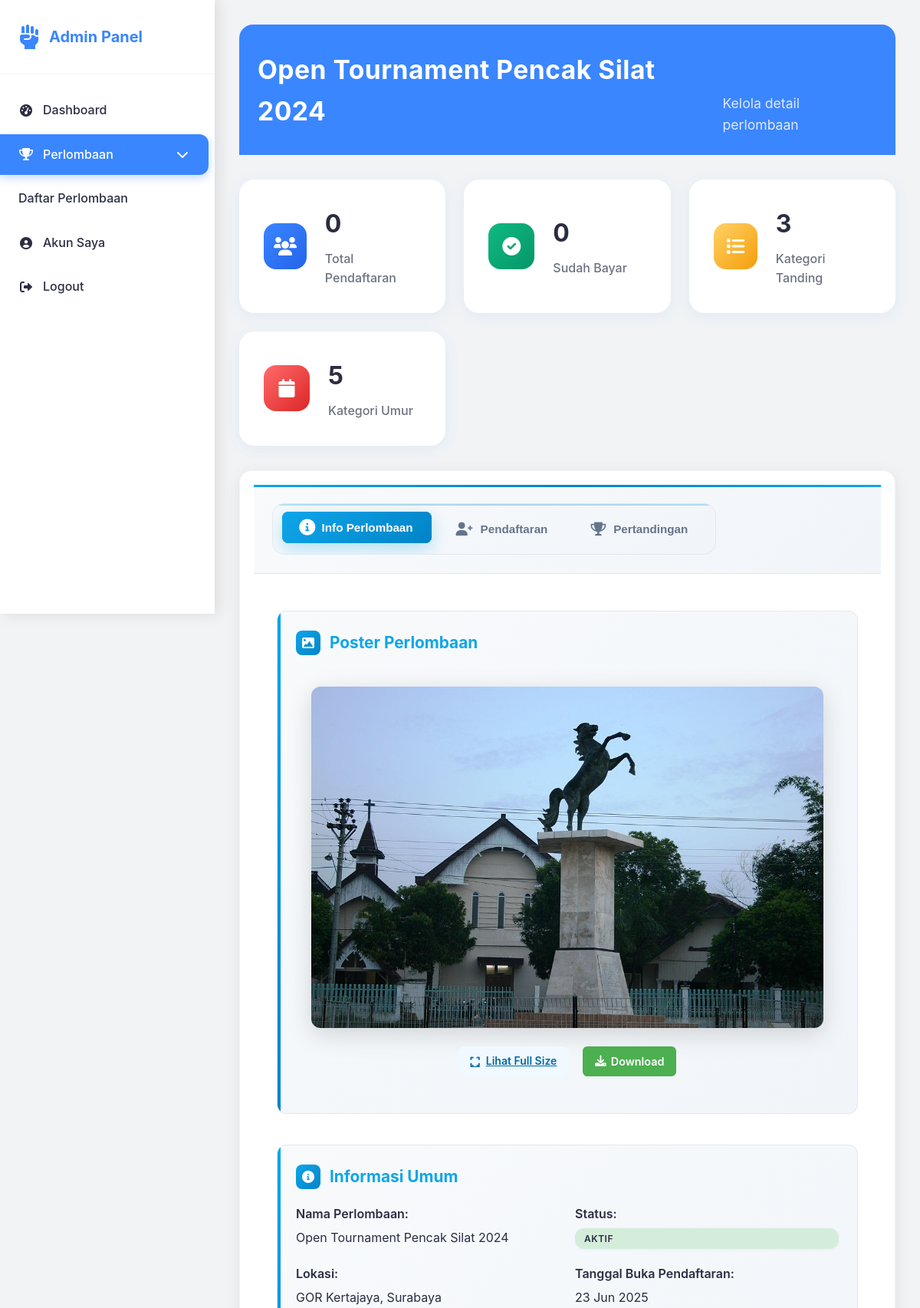
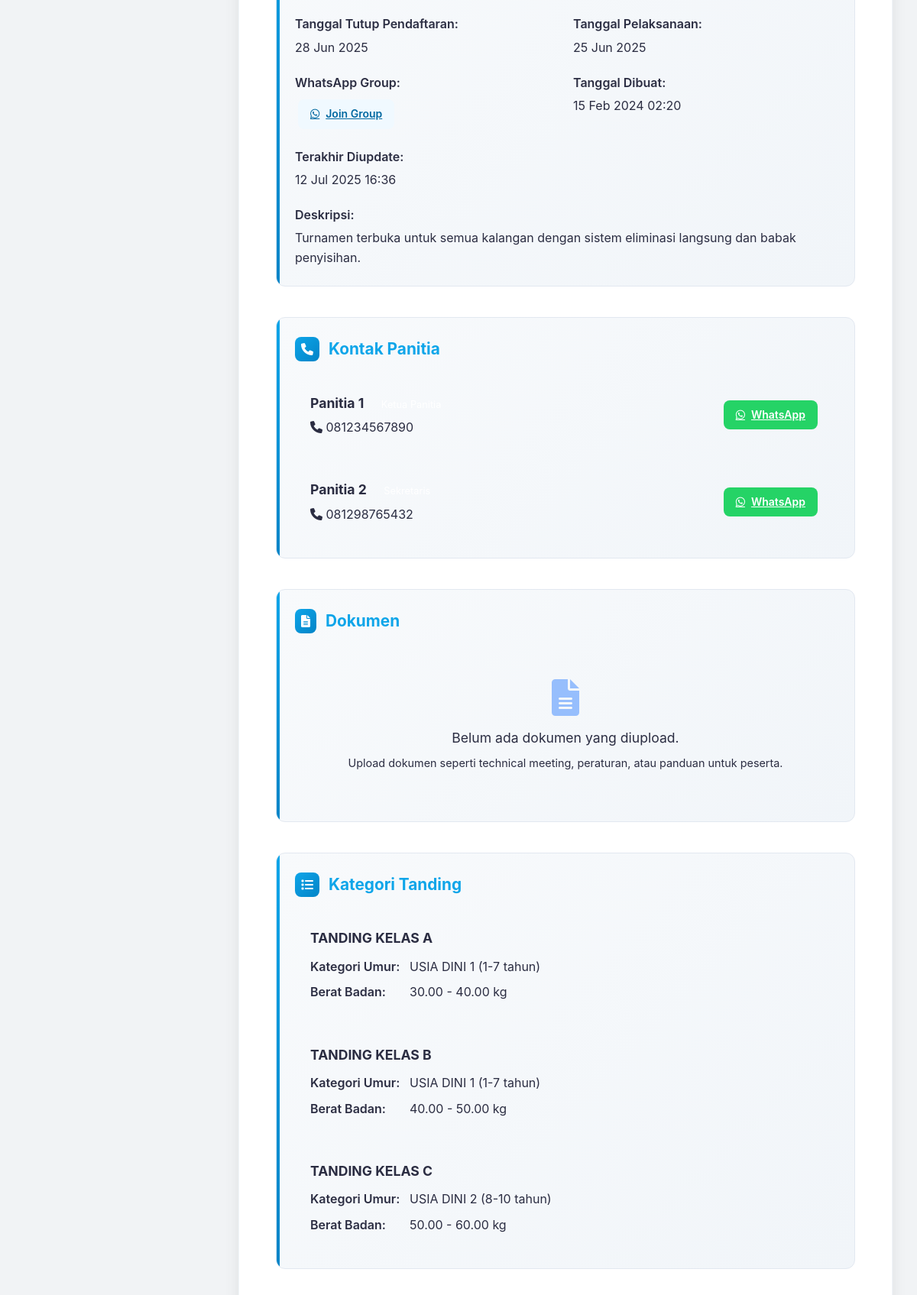
The page /dashboard/admin/perlombaan-detail.php?id=5 (signed in, upper part) on the database its author committed (2 pictures, top to bottom).
### tables this page shows
CREATE TABLE `competitions` (
  `id` int NOT NULL,
  `nama_perlombaan` varchar(200) NOT NULL,
  `deskripsi` text,
  `lokasi` varchar(200) DEFAULT NULL,
  `maps_link` text,
  `whatsapp_group` text,
  `kontak_panitia` varchar(100) DEFAULT NULL,
  `status` enum('coming_soon','open_regist','close_regist','active','finished','inactive') DEFAULT 'coming_soon',
  `tanggal_open_regist` date DEFAULT NULL,
  `tanggal_close_regist` date DEFAULT NULL,
  `tanggal_pelaksanaan` date DEFAULT NULL,
  `poster` varchar(255) DEFAULT NULL,
  `created_at` timestamp NOT NULL DEFAULT CURRENT_TIMESTAMP,
  `updated_at` timestamp NOT NULL DEFAULT CURRENT_TIMESTAMP ON UPDATE CURRENT_TIMESTAMP,
  `registration_status` enum('auto','coming_soon','open_regist','close_regist') DEFAULT 'auto'
);

CREATE TABLE `competition_contacts` (
  `id` int NOT NULL,
  `competition_id` int NOT NULL,
  `nama_kontak` varchar(100) NOT NULL,
  `nomor_whatsapp` varchar(20) NOT NULL,
  `jabatan` varchar(100) DEFAULT NULL,
  `created_at` timestamp NOT NULL DEFAULT CURRENT_TIMESTAMP
);

CREATE TABLE `competition_categories` (
  `id` int NOT NULL,
  `competition_id` int DEFAULT NULL,
  `nama_kategori` varchar(100) NOT NULL,
  `deskripsi` text,
  `berat_min` decimal(5,2) DEFAULT NULL,
  `berat_max` decimal(5,2) DEFAULT NULL,
  `age_category_id` int DEFAULT NULL,
  `jenis_kelamin` enum('L','P','Campuran') DEFAULT 'Campuran',
  `competition_type_id` int DEFAULT NULL,
  `tipe_kelas` enum('Berat','Tinggi','Lengan','Umur','Campuran') DEFAULT 'Berat',
  `created_at` timestamp NOT NULL DEFAULT CURRENT_TIMESTAMP
);

CREATE TABLE `age_categories` (
  `id` int NOT NULL,
  `competition_id` int DEFAULT NULL,
  `nama_kategori` varchar(50) NOT NULL,
  `usia_min` int NOT NULL,
  `usia_max` int NOT NULL,
  `created_at` timestamp NOT NULL DEFAULT CURRENT_TIMESTAMP
);

### dashboard/admin/perlombaan-detail.php (the view, shortened to what the rows shown need)
<?php
require_once '../../config/database.php';
$competition_id = $_GET['id'] ?? 0;
$stmt = $pdo->prepare("
    SELECT c.* FROM competitions c
    JOIN competition_admins ca ON c.id = ca.competition_id
    WHERE c.id = ? AND ca.admin_id = ?
");
$stmt->execute([$competition_id, $_SESSION['user_id']]);
$competition = $stmt->fetch();
$categories = [];
try {
    $stmt = $pdo->prepare("
        SELECT cc.*, ac.nama_kategori as age_category_name, ac.usia_min, ac.usia_max
        FROM competition_categories cc
        LEFT JOIN age_categories ac ON cc.age_category_id = ac.id
        WHERE cc.competition_id = ?
        ORDER BY cc.nama_kategori
    ");
    $stmt->execute([$competition_id]);
    $categories = $stmt->fetchAll();
} catch (PDOException $e) {
    $categories = [];
}
$contacts = [];
try {
    $stmt = $pdo->prepare("SELECT * FROM competition_contacts WHERE competition_id = ? ORDER BY created_at DESC");
    $stmt->execute([$competition_id]);
    $contacts = $stmt->fetchAll();
} catch (PDOException $e) {
    $contacts = [];
}
function getDateValue($competition, $field_names) {
    foreach ($field_names as $field) {
        if (isset($competition[$field]) && !empty($competition[$field]) &&
            $competition[$field] !== '0000-00-00' && $competition[$field] !== '0000-00-00 00:00:00') {
            return $competition[$field];
        }
    }
    return null;
}
?>
<!DOCTYPE html>
<html lang="id">
<head>
    <link rel="stylesheet" href="../../assets/css/style.css">
    <link href="https://cdnjs.cloudflare.com/ajax/libs/font-awesome/6.0.0/css/all.min.css" rel="stylesheet">
</head>
<body>
    <div class="main-content">
        <div class="page-header">
            <h1 class="page-title"><?php echo htmlspecialchars($competition['nama_perlombaan']); ?></h1>
            <p class="page-subtitle">Kelola detail perlombaan</p>
        </div>
        <div class="table-container">
            <div id="info-tab" class="tab-content active">
                <div style="padding: 30px;">
                    <?php if (!empty($competition['poster'])): ?>
                    <div class="info-section">
                        <h3><i class="fas fa-image"></i> Poster Perlombaan</h3>
                        <div class="poster-display">
                            <img src="../../uploads/posters/<?php echo htmlspecialchars($competition['poster']); ?>"
                                 alt="Poster <?php echo htmlspecialchars($competition['nama_perlombaan']); ?>"
                                 class="competition-poster">
                            <div class="poster-actions">
                                <a href="../../uploads/posters/<?php echo htmlspecialchars($competition['poster']); ?>"
                                   target="_blank" class="btn-action btn-detail">
                                    <i class="fas fa-expand"></i> Lihat Full Size
                                </a>
                                <a href="../../uploads/posters/<?php echo htmlspecialchars($competition['poster']); ?>"
                                   download class="btn-action btn-download">
                                    <i class="fas fa-download"></i> Download
                                </a>
                            </div>
                        </div>
                    </div>
                    <?php endif; ?>
                    <div class="info-section">
                        <div class="info-grid">
                            <div class="info-item">
                                <label>Nama Perlombaan:</label>
                                <span><?php echo htmlspecialchars($competition['nama_perlombaan']); ?></span>
                            </div>
                            <div class="info-item">
                                <label>Lokasi:</label>
                                <span><?php echo htmlspecialchars($competition['lokasi'] ?? '-'); ?></span>
                            </div>
                            <div class="info-item">
                                <label>Tanggal Buka Pendaftaran:</label>
                                <span>
                                    <?php
                                    $open_date = getDateValue($competition, ['tanggal_open_regist', 'open_regist_date', 'date_open_regist']);
                                    echo $open_date ? formatDate($open_date) : '-';
                                    ?>
                                </span>
                            </div>
                            <div class="info-item">
                                <label>Tanggal Tutup Pendaftaran:</label>
                                <span>
                                    <?php
                                    $close_date = getDateValue($competition, ['tanggal_close_regist', 'close_regist_date', 'date_close_regist']);
                                    echo $close_date ? formatDate($close_date) : '-';
                                    ?>
                                </span>
                            </div>
                            <div class="info-item">
                                <label>Tanggal Pelaksanaan:</label>
                                <span>
                                    <?php
                                    $event_date = getDateValue($competition, ['tanggal_pelaksanaan', 'event_date', 'pelaksanaan']);
                                    echo $event_date ? formatDate($event_date) : '-';
                                    ?>
                                </span>
                            </div>
                            <div class="info-item">
                                <label>Tanggal Dibuat:</label>
                                <span>
                                    <?php
                                    $created_date = getDateValue($competition, ['created_at']);
                                    echo $created_date ? date('d M Y H:i', strtotime($created_date)) : '-';
                                    ?>
                                </span>
                            </div>
                            <div class="info-item">
                                <label>Terakhir Diupdate:</label>
                                <span>
                                    <?php
                                    $updated_date = getDateValue($competition, ['updated_at']);
                                    echo $updated_date ? date('d M Y H:i', strtotime($updated_date)) : '-';
                                    ?>
                                </span>
                            </div>
                            <div class="info-item full-width">
                                <label>Deskripsi:</label>
                                <span><?php echo nl2br(htmlspecialchars($competition['deskripsi'] ?? '-')); ?></span>
                            </div>
                        </div>
                    </div>
                    <div class="info-section">
                        <?php if (empty($contacts)): ?>
                            <div class="empty-state">
                                <i class="fas fa-phone"></i>
                                <p>Belum ada kontak panitia yang ditambahkan.</p>
                                <small>Tambahkan kontak panitia untuk memudahkan peserta menghubungi.</small>
                            </div>
                        <?php else: ?>
                            <div class="contact-list">
                                <?php foreach ($contacts as $contact): ?>
                                <div class="contact-item">
                                    <div class="contact-info">
                                        <strong><?php echo htmlspecialchars($contact['nama_kontak']); ?></strong>
                                        <?php if (!empty($contact['jabatan'])): ?>
                                            <span class="contact-position"><?php echo htmlspecialchars($contact['jabatan']); ?></span>
                                        <?php endif; ?>
                                        <div class="contact-number">
                                            <i class="fas fa-phone"></i> <?php echo htmlspecialchars($contact['nomor_whatsapp']); ?>
                                        </div>
                                    </div>
                                    <div class="contact-actions">
                                        <a href="https://wa.me/<?php echo preg_replace('/[^0-9]/', '', $contact['nomor_whatsapp']); ?>"
                                           target="_blank" class="btn-action btn-whatsapp">
                                            <i class="fab fa-whatsapp"></i> WhatsApp
                                        </a>
                                    </div>
                                </div>
                                <?php endforeach; ?>
                            </div>
                        <?php endif; ?>
                    </div>
                    <div class="info-section">
                        <?php if (empty($categories)): ?>
                            <div class="empty-state">
                                <i class="fas fa-list"></i>
                                <p>Belum ada kategori tanding yang ditambahkan.</p>
                                <small>Tambahkan kategori tanding seperti kelas berat, tinggi, atau jenis kelamin.</small>
                            </div>
                        <?php else: ?>
                            <div class="category-list">
                                <?php foreach ($categories as $cat): ?>
                                <div class="category-item">
                                    <div class="category-header">
                                        <strong><?php echo htmlspecialchars($cat['nama_kategori']); ?></strong>
                                    </div>
                                    <div class="category-details">
                                        <?php if ($cat['age_category_name']): ?>
                                            <div class="detail-info">
                                                <span class="detail-label">Kategori Umur:</span>
                                                <span class="detail-value"><?php echo htmlspecialchars($cat['age_category_name']); ?> (<?php echo $cat['usia_min']; ?>-<?php echo $cat['usia_max']; ?> tahun)</span>
                                            </div>
                                        <?php endif; ?>
                                        <?php if ($cat['berat_min'] || $cat['berat_max']): ?>
                                            <div class="detail-info">
                                                <span class="detail-label">Berat Badan:</span>
                                                <span class="detail-value">
                                                    <?php
                                                    if ($cat['berat_min'] && $cat['berat_max']) {
                                                        echo $cat['berat_min'] . ' - ' . $cat['berat_max'] . ' kg';
                                                    } elseif ($cat['berat_min']) {
                                                        echo 'Min ' . $cat['berat_min'] . ' kg';
                                                    } elseif ($cat['berat_max']) {
                                                        echo 'Max ' . $cat['berat_max'] . ' kg';
                                                    }
                                                    ?>
                                                </span>
                                            </div>
                                        <?php endif; ?>
                                    </div>
                                </div>
                                <?php endforeach; ?>
                            </div>
                        <?php endif; ?>
                    </div>
                </div>
            </div>
        </div>
    </div>
</body>
</html>

### rows shown on the page
competitions: nama_perlombaan "Open Tournament Pencak Silat 2024", poster (picture), lokasi "GOR Kertajaya, Surabaya", tanggal_open_regist "23 Jun 2025", tanggal_close_regist "28 Jun 2025", tanggal_pelaksanaan "25 Jun 2025", created_at "15 Feb 2024 02:20", updated_at "12 Jul 2025 16:36", deskripsi "Turnamen terbuka untuk semua kalangan dengan sistem eliminasi langsung dan babak penyisihan."
competition_contacts: nama_kontak "Panitia 1", nomor_whatsapp "081234567890"
competition_contacts: nama_kontak "Panitia 2", nomor_whatsapp "081298765432"
competition_categories: nama_kategori "TANDING KELAS A", age_category.nama_kategori "USIA DINI 1", age_category.usia_min "1", age_category.usia_max "7", berat_min "30.00", berat_max "40.00"
competition_categories: nama_kategori "TANDING KELAS B", age_category.nama_kategori "USIA DINI 1", age_category.usia_min "1", age_category.usia_max "7", berat_min "40.00", berat_max "50.00"
competition_categories: nama_kategori "TANDING KELAS C", age_category.nama_kategori "USIA DINI 2", age_category.usia_min "8", age_category.usia_max "10", berat_min "50.00", berat_max "60.00"

### other values the page prints
$stats['registrations'] "0"
$stats['paid_registrations'] "0"
$stats['categories'] "3"
$stats['age_categories'] "5"
